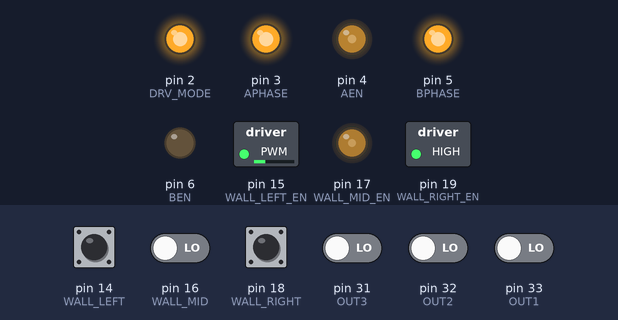
A sketch run on a simulated Arduino Mega 2560, built with avr-gcc and run on an emulated ATmega2560. Shown: switched loads named in the sketch (green lamp = pin HIGH), output pins drawn as LEDs (lit = HIGH). Inputs (shaded band) come from the test bench; at power-on: pin 14 (WALL_LEFT), pin 16 (WALL_MID), pin 18 (WALL_RIGHT), pin 31 (OUT3), pin 32 (OUT2), pin 33 (OUT1) LOW. What the sketch prints to the serial monitor is not drawn.

Above: at 6.2 s.
6.3 s: pin 16 (WALL_MID) driven HIGH
At 6.65 s:
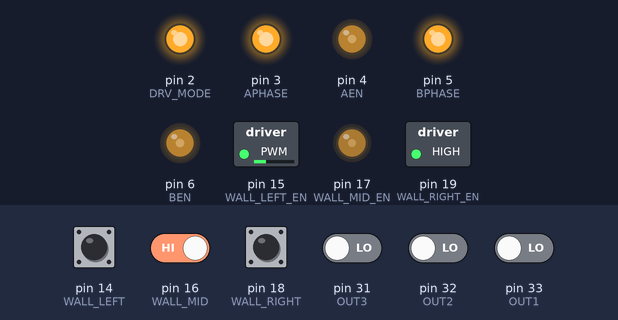
9.3 s: pin 18 (WALL_RIGHT) pulled HIGH for 1 s
At 9.65 s:
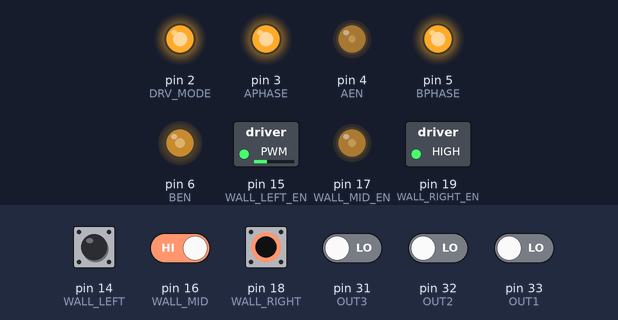
12.3 s: pin 31 (OUT3) driven HIGH
At 12.9 s:
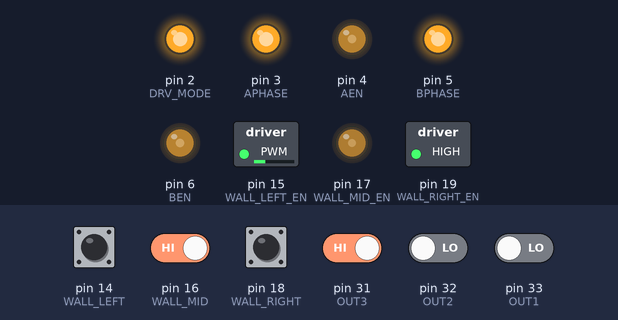
14.0 s: pin 32 (OUT2) driven HIGH
17.0 s: pin 33 (OUT1) driven HIGH
20.0 s: pin 18 (WALL_RIGHT) pulled HIGH for 0.15 s
Timing chart, 0 to 21.9 s (numbered marks = the images above; inputs shaded):
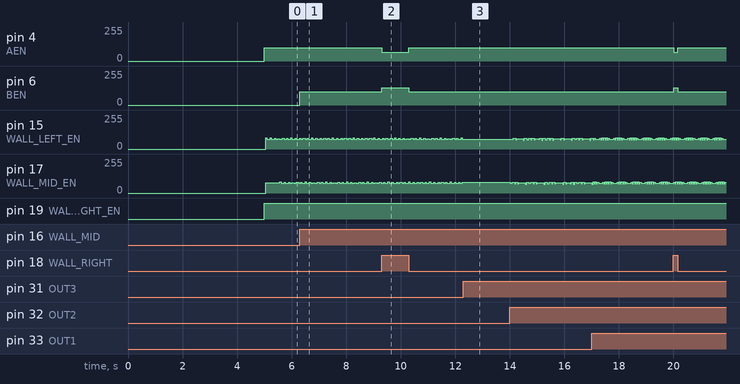

Measured:
- after the input at 6.3 s, pin 6 (BEN): 0/255 → 100/255 at once
- after the input at 9.3 s, pin 4 (AEN): 100/255 → 65/255 at once, → 100/255 1.0 s later; pin 6 (BEN): 100/255 → 130/255 at once, → 100/255 1.0 s later
- after the input at 12.3 s, pin 15 (WALL_LEFT_EN): stops changing and stays 72/255; pin 17 (WALL_MID_EN): stops changing and stays 79/255

The sketch:

mazebot.ino
```cpp
#include "robot.h"

void setup()
{
  Serial.begin(38400);
  Serial.println("Boot");
  rbt_init();
  delay(5000);
  rbt_move(FWD,100);
}

uint16_t lleft,lmid,lright;
boolean wleft,wmid,wright;
uint16_t avoid_count=0;
void loop()
{
  rbt_sns(&lleft,&lmid,&lright,&wleft,&wmid,&wright);
  /*if the wall is sensed, go forward
  * the wall is sensed if the right sensor is on but the mid
  * sensor is off.
  */
  if(wright && !wmid)
  {
    rbt_move(FWD,100);
  }
  /*likely going towards the wall
  * not sure how close so turn as fast
  * as we can
  */
  if(wright && wmid)
  {
    rbt_move(HARD_LEFT,100);
  }
  /*going away from the wall
  * slowly turn back towards the wall
  */
  if(!wright && !wmid)
  {
    rbt_move(RIGHT,130);
  }
  /*likely at a corner or coming in at an angle to the wall*/
  if(!wright && wmid)
  {
    rbt_move(HARD_LEFT,100);
  }
}
```

robot.h
```cpp
#ifndef _ROBOT_H
#define _ROBOT_H

#include "Arduino.h"

/*DRV8835*/
const int BPHASE = 5;
const int APHASE = 3;
const int AEN = 4;
const int BEN = 6;
const int DRV_MODE = 2;
#define MOTOR_REV  LOW
#define MOTOR_FWD  HIGH

/*reflection sensor interface*/
const int OUT1 = 33;
const int OUT2 = 32;
const int OUT3 = 31;

/*wall sensor interface*/
const int WALL_LEFT_EN = 15;
const int WALL_LEFT = 14;
const int WALL_RIGHT_EN = 19;
const int WALL_RIGHT = 18;
const int WALL_MID_EN = 17;
const int WALL_MID = 16;

/*robot interface*/
typedef enum{
  LEFT,
  RIGHT,
  FWD,
  REV,
  BRAKE,
  HARD_LEFT,
}direction_t;

void rbt_move(direction_t new_dir, uint8_t speed);
void rbt_sns( uint16_t *line_left,
              uint16_t *line_mid,
              uint16_t *line_right,
              boolean  *wall_left,
              boolean  *wall_mid,
              boolean  *wall_right);
void rbt_init();

#endif /*_ROBOT_H*/
```

robot.ino
```cpp
#include "robot.h"

void rbt_init()
{
  pinMode(BPHASE, OUTPUT);
  pinMode(APHASE, OUTPUT);
  pinMode(AEN, OUTPUT);
  pinMode(BEN, OUTPUT);
  pinMode(DRV_MODE, OUTPUT);
  pinMode(WALL_LEFT_EN, OUTPUT);
  pinMode(WALL_MID_EN, OUTPUT);
  pinMode(WALL_RIGHT_EN, OUTPUT);
  pinMode(WALL_LEFT, INPUT);
  pinMode(WALL_MID, INPUT);
  pinMode(WALL_RIGHT, INPUT);
  digitalWrite(WALL_LEFT_EN,LOW);
  digitalWrite(WALL_MID_EN,LOW);
  digitalWrite(WALL_RIGHT_EN,LOW);
    /*simplified drive mode*/
  digitalWrite(DRV_MODE, HIGH);
}

void rbt_move(direction_t new_dir, uint8_t speed)
{
  if(speed)
  {
    switch(new_dir){
      case LEFT:
        digitalWrite(BPHASE,MOTOR_FWD);
        digitalWrite(APHASE,MOTOR_FWD);
        analogWrite(AEN,speed);
        analogWrite(BEN,speed-speed/2);
        break;
      case RIGHT:
        digitalWrite(BPHASE,MOTOR_FWD);
        digitalWrite(APHASE,MOTOR_FWD);
        analogWrite(AEN,speed-speed/2);
        analogWrite(BEN,speed);
        break;
      case FWD:
        digitalWrite(BPHASE,MOTOR_FWD);
        digitalWrite(APHASE,MOTOR_FWD);
        analogWrite(AEN,speed);
        analogWrite(BEN,speed);
        break;
      case REV:
        digitalWrite(BPHASE,MOTOR_REV);
        digitalWrite(APHASE,MOTOR_REV);
        analogWrite(AEN,speed);
        analogWrite(BEN,speed);
        break;
      case HARD_LEFT:
        digitalWrite(BPHASE,MOTOR_FWD);
        digitalWrite(APHASE,MOTOR_FWD);
        analogWrite(AEN,speed);
        analogWrite(BEN,0);
        break;
      default:
        analogWrite(AEN,0);
        analogWrite(BEN,0);
        break;
    }
  }
  else
  {
    analogWrite(AEN,0);
    analogWrite(BEN,0);
  }
}

/*function takes 1ms to run*/
#define LOOP_ITER_CNT 2
void rbt_sns( uint16_t *line_left,
              uint16_t *line_mid,
              uint16_t *line_right,
              boolean  *wall_left,
              boolean  *wall_mid,
              boolean  *wall_right)
{
  *line_left=0;
  *line_mid=0;
  *line_right=0;
  uint16_t usec_timer=0;
  /*line sensor*/
  /*charge lines*/
  pinMode(OUT1, OUTPUT);
  pinMode(OUT2, OUTPUT);
  pinMode(OUT3, OUTPUT);
  digitalWrite(OUT1,HIGH);
  digitalWrite(OUT2,HIGH);
  digitalWrite(OUT3,HIGH);
  delayMicroseconds(3);
  /*set to Hi-Z to let cap discharge*/
  pinMode(OUT1, INPUT);
  pinMode(OUT2, INPUT);
  pinMode(OUT3, INPUT);
  /*enable first wall sensor*/
  digitalWrite(WALL_LEFT_EN,HIGH);
  while(1){
    /*each loop is about 2us at 48MHz*/
    usec_timer+=LOOP_ITER_CNT;
    /*increment counts for line sensors every us to track the decay of the capacitor*/
    if(digitalRead(OUT1) == 1)
    {
      (*line_left)+=LOOP_ITER_CNT;
    }
    if(digitalRead(OUT2) == 1)
    {
      (*line_mid)+=LOOP_ITER_CNT;
    }
    if(digitalRead(OUT3) == 1)
    {
      (*line_right)+=LOOP_ITER_CNT;
    }
    /*take turns reading wall sensors because they interfere with each other*/
    if(usec_timer == 300)
    {
      *wall_left = (digitalRead(WALL_LEFT) ? false:true);
      digitalWrite(WALL_LEFT_EN,LOW);
    }
    if(usec_timer == 400)
    {
      digitalWrite(WALL_MID_EN,HIGH);
    }
    if(usec_timer == 700)
    {
      *wall_mid = (digitalRead(WALL_MID) ? false:true);
      digitalWrite(WALL_MID_EN,LOW);
    }
    if(usec_timer == 700)
    {
      digitalWrite(WALL_RIGHT_EN,HIGH);
    }
    if(usec_timer>=1000)
    {
      *wall_right = (digitalRead(WALL_RIGHT) ? false:true);
      digitalWrite(WALL_MID_EN,LOW);
      return;
    }
  }
}
```
